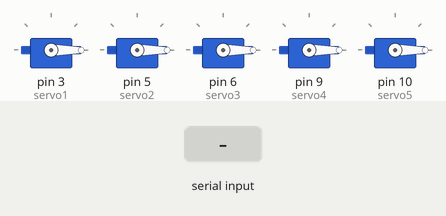
Simulated run of this sketch. Board: Arduino Uno, built with avr-gcc and run on an emulated ATmega328P. Shown: 5 × servo. The inputs (shaded band) are chosen by the test bench.

Above: at 1.2 s.
1.3 s: "90,45,200\n" received over Serial
At 2.6 s:
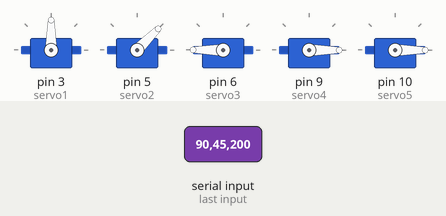
3.0 s: "30,150,10\n" received over Serial
At 4.1 s:
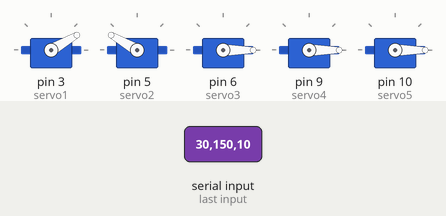
4.5 s: "90,45\n" received over Serial
At 5.3 s:
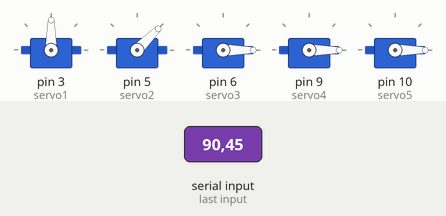
6.0 s: "90\n" received over Serial
At 6.5 s:
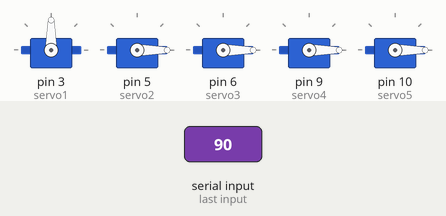
7.5 s: "200\n" received over Serial
At 8.7 s:
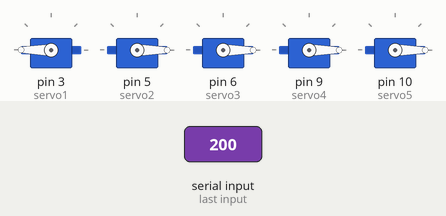
9.0 s: "30,150\n" received over Serial
At 10.1 s:
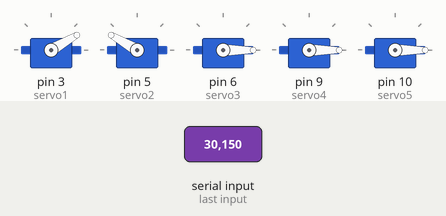
Timing chart, 0 to 11.5 s (numbered marks = the images above; inputs shaded):
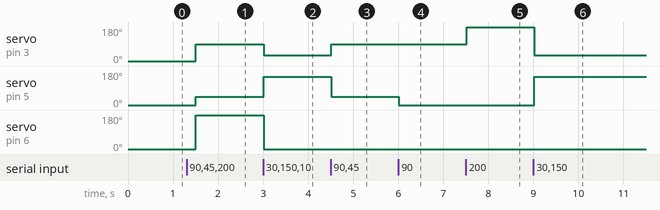

The sketch:

arduino_arm_code.ino
```cpp
#include <Servo.h>

Servo servo1;
Servo servo2;
Servo servo3;
Servo servo4;
Servo servo5;

int servoPositions[5];

void setup() {
  Serial.begin(9600);
  servo1.attach(3);
  servo2.attach(5);
  servo3.attach(6);
  servo4.attach(9);
  servo5.attach(10);
}

void loop() {
  while(Serial.available()){
    String input = Serial.readStringUntil('\n');
    servoPositions[0] = input.substring(0,3).toInt();
    servoPositions[1] = input.substring(3,6).toInt();
    servoPositions[2] = input.substring(6,9).toInt();
    servoPositions[3] = input.substring(9,12).toInt();
    servoPositions[4] = input.substring(12,15).toInt();
  }

  servo1.write(servoPositions[0]);
  servo2.write(servoPositions[1]);
  servo3.write(servoPositions[2]);
  servo4.write(servoPositions[3]);
  servo5.write(servoPositions[4]);

  delay(500);
}
```

Measured:
- after the input at 1.3 s, servo on pin 3 (servo1): 0° → 90° after 0.20 s; servo on pin 5 (servo2): 0° → 45° after 0.20 s; servo on pin 6 (servo3): 0° → 180° after 0.20 s
- after the input at 3.0 s, servo on pin 3 (servo1): 90° → 30° at once; servo on pin 5 (servo2): 45° → 150° at once; servo on pin 6 (servo3): 180° → 0° at once
- after the input at 4.5 s, servo on pin 3 (servo1): 30° → 90° at once; servo on pin 5 (servo2): 150° → 45° at once
- after the input at 6.0 s, servo on pin 5 (servo2): 45° → 0° at once
- after the input at 7.5 s, servo on pin 3 (servo1): 90° → 180° at once
- after the input at 9.0 s, servo on pin 3 (servo1): 180° → 30° at once; servo on pin 5 (servo2): 0° → 150° at once
